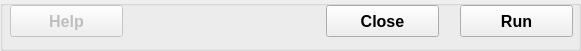
  <widget class="QGroupBox" name="groupBoxButtons">
   <property name="geometry">
    <rect>
     <x>15</x>
     <y>234</y>
     <width>581</width>
     <height>51</height>
    </rect>
   </property>
   <property name="title">
    <string/>
   </property>
   <widget class="QPushButton" name="pushButtonHelp">
    <property name="enabled">
     <bool>false</bool>
    </property>
    <property name="geometry">
     <rect>
      <x>10</x>
      <y>5</y>
      <width>113</width>
      <height>32</height>
     </rect>
    </property>
    <property name="font">
     <font>
      <family>Arial</family>
      <pointsize>12</pointsize>
      <weight>75</weight>
      <bold>true</bold>
     </font>
    </property>
    <property name="text">
     <string>Help</string>
    </property>
    <property name="autoDefault">
     <bool>false</bool>
    </property>
   </widget>
   <widget class="QPushButton" name="pushButtonClose">
    <property name="geometry">
     <rect>
      <x>326</x>
      <y>5</y>
      <width>113</width>
      <height>32</height>
     </rect>
    </property>
    <property name="font">
     <font>
      <family>Arial</family>
      <pointsize>12</pointsize>
      <weight>75</weight>
      <bold>true</bold>
     </font>
    </property>
    <property name="text">
     <string>Close</string>
    </property>
    <property name="autoDefault">
     <bool>false</bool>
    </property>
   </widget>
   <widget class="QPushButton" name="pushButtonRun">
    <property name="geometry">
     <rect>
      <x>460</x>
      <y>5</y>
      <width>113</width>
      <height>32</height>
     </rect>
    </property>
    <property name="font">
     <font>
      <family>Arial</family>
      <pointsize>12</pointsize>
      <weight>75</weight>
      <bold>true</bold>
     </font>
    </property>
    <property name="toolTip">
     <string/>
    </property>
    <property name="text">
     <string>Run</string>
    </property>
    <property name="autoDefault">
     <bool>false</bool>
    </property>
   </widget>
  </widget>
